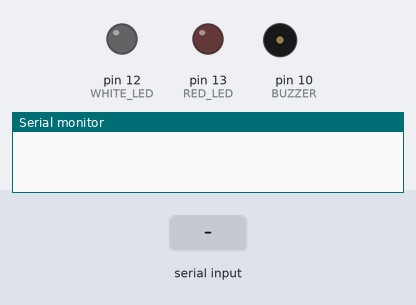
A sketch run on a simulated Arduino Uno, built with avr-gcc and run on an emulated ATmega328P. Shown: output pins drawn as LEDs (lit = HIGH), buzzer (waves = sounding, pin HIGH), the last lines printed to the serial monitor. The inputs (shaded band) are chosen by the test bench.

Above: at 1.2 s.
1.3 s: "phishing\n" received over Serial
At 2.0 s:
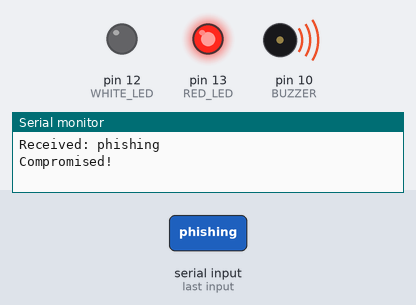
At 2.8 s:
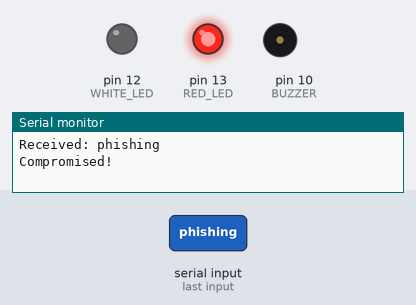
3.8 s: "safe\n" received over Serial
At 4.9 s:
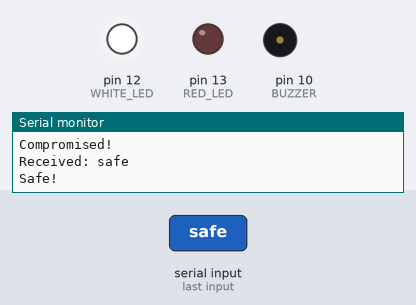
Timing chart, 0 to 6.8 s (numbered marks = the images above; inputs shaded):
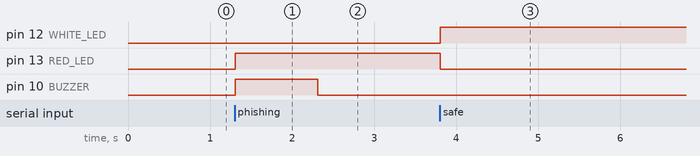

The sketch:

ardiuno.ino
```cpp
#define RED_LED 13
#define WHITE_LED 12
#define BUZZER 10

void setup() {
  Serial.begin(9600);    // Initialize serial communication
  pinMode(RED_LED, OUTPUT);
  pinMode(WHITE_LED, OUTPUT);
  pinMode(BUZZER, OUTPUT);
}

void loop() {
  if (Serial.available() > 0) {
    String data = Serial.readStringUntil('\n');  // Read data from PC
    data.trim();  // Remove extra spaces and newlines

    Serial.println("Received: " + data);  // Debug print

    if (data == "phishing") {         // If phishing detected
      digitalWrite(RED_LED, HIGH);
      digitalWrite(WHITE_LED, LOW);
      digitalWrite(BUZZER, HIGH);
      Serial.println("Compromised!");
      delay(1000);
      digitalWrite(BUZZER, LOW);
      delay(500);   // Extra delay for buzzer clarity

    } else if (data == "safe") {        // If safe signal
      digitalWrite(RED_LED, LOW);
      digitalWrite(WHITE_LED, HIGH);
      digitalWrite(BUZZER, LOW);  // Ensure buzzer is off
      Serial.println("Safe!");

    } else {
      Serial.println("Unknown command!");
    }
  }
}
```

Measured:
- after the input at 1.3 s, pin 13 (RED_LED): LOW → HIGH at once; pin 10 (BUZZER): LOW → HIGH at once, → LOW 1.0 s later
- after the input at 3.8 s, pin 12 (WHITE_LED): LOW → HIGH at once; pin 13 (RED_LED): HIGH → LOW at once
